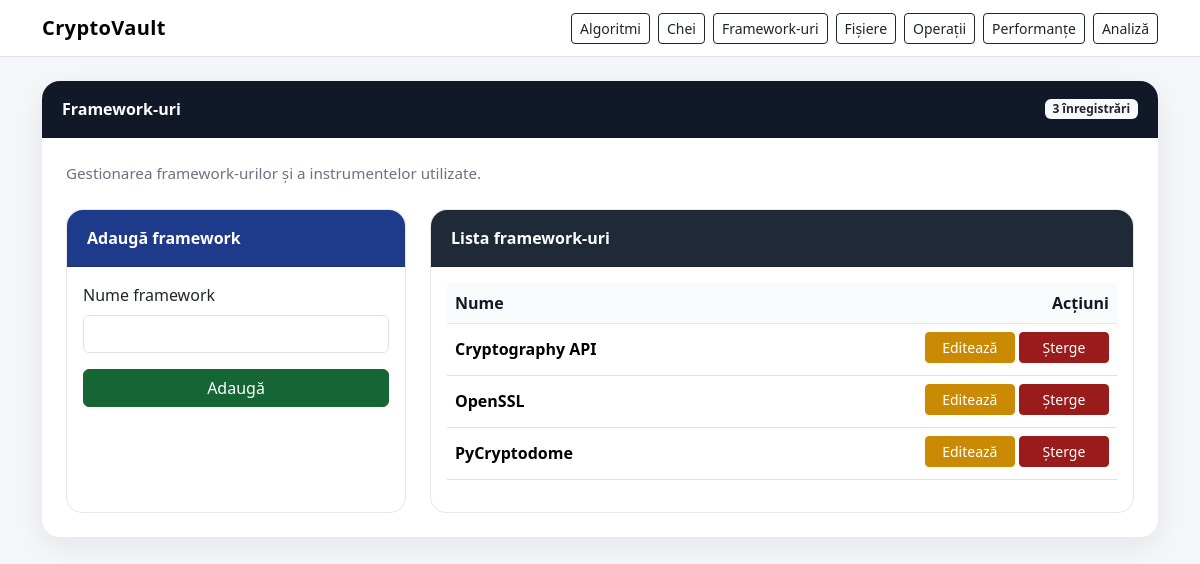
The app's page /frameworks with its own data.
### models.py (models this page shows)
class Framework(Base):
    __tablename__ = "frameworks"
    id = Column(Integer, primary_key=True, index=True)
    name = Column(String(100), nullable=False, unique=True)
    performances = relationship("Performance", back_populates="framework", cascade="all, delete-orphan")

### app_web.py (the view)
@app.route("/frameworks")
def show_frameworks():
    db = get_session()
    try:
        page = request.args.get("page", 1, type=int)
        per_page = request.args.get("per_page", 10, type=int)
        edit_framework_id = request.args.get("edit_framework", type=int)
        frameworks, pagination = crud.get_frameworks_paginated(db, page, per_page)
        edit_framework = crud.get_framework(db, edit_framework_id) if edit_framework_id else None
        return render_template(
            "frameworks.html",
            frameworks=frameworks,
            pagination=pagination,
            edit_framework=edit_framework,
        )
    finally:
        db.close()

### app_web.py (called while the page is built)
def get_session():
    return SessionLocal()

### crud.py (called while the page is built)
def paginate_query(query, page=1, per_page=10):
    total = query.count()
    pagination = Pagination(page, per_page, total)
    items = (
        query
        .limit(per_page)
        .offset((pagination.page - 1) * per_page)
        .all()
    )
    return items, pagination

def get_frameworks_paginated(db, page=1, per_page=10):
    query = db.query(models.Framework).order_by(models.Framework.name.asc())
    return paginate_query(query, page, per_page)

### database.py (called while the page is built)
@event.listens_for(engine, "connect")
def enable_sqlite_foreign_keys(dbapi_connection, connection_record):
    cursor = dbapi_connection.cursor()
    cursor.execute("PRAGMA foreign_keys=ON")
    cursor.close()

### templates/frameworks.html (shortened to what this page needs)
{% extends "base.html" %}
{% block content %}
<div class="card section-card">
    <div class="card-header">
        <div class="d-flex justify-content-between align-items-center flex-wrap gap-2">
            <span>Framework-uri</span>
            <span class="badge bg-light text-dark">{{ pagination.total }} înregistrări</span>
        </div>
    </div>
    <div class="card-body p-4">
        <p class="section-subtitle mb-4">
            Gestionarea framework-urilor și a instrumentelor utilizate.
        </p>
        <div class="row g-4">
            <div class="col-lg-4">
                <div class="card form-card h-100">
                    <div class="card-header">
                        {{ "Editează framework" if edit_framework else "Adaugă framework" }}
                    </div>
                    <div class="card-body">
                        <form action="{{ url_for('save_framework') }}" method="post">
                            <div class="mb-3">
                                <label class="form-label">Nume framework</label>
                                <input type="text" name="name" class="form-control"
                                       value="{{ edit_framework.name if edit_framework else '' }}" required>
                            </div>
                            <button type="submit" class="btn btn-success w-100">
                                {{ "Actualizează" if edit_framework else "Adaugă" }}
                            </button>
                        </form>
                    </div>
                </div>
            </div>
            <div class="col-lg-8">
                <div class="card table-card h-100">
                    <div class="card-header">Lista framework-uri</div>
                    <div class="card-body">
                        <div class="table-responsive">
                            <table class="table table-hover align-middle">
                                <thead>
                                    <tr>
                                        <th>Nume</th>
                                        <th class="text-end">Acțiuni</th>
                                    </tr>
                                </thead>
                                <tbody>
                                {% for framework in frameworks %}
                                    <tr>
                                        <td>
                                            <strong>{{ framework.name }}</strong>
                                        </td>
                                        <td class="text-end">
                                            <a href="{{ url_for('show_frameworks', edit_framework=framework.id) }}"
                                               class="btn btn-warning btn-sm btn-action">
                                                Editează
                                            </a>
                                            <a href="{{ url_for('delete_framework', framework_id=framework.id) }}"
                                               class="btn btn-danger btn-sm btn-action"
                                               onclick="return confirm('Sigur vrei să ștergi acest framework? Vor fi șterse și performanțele asociate.')">
                                                Șterge
                                            </a>
                                        </td>
                                    </tr>
                                {% else %}
                                    <tr>
                                        <td colspan="2" class="text-center text-muted py-4">
                                            Nu există framework-uri în baza de date.
                                        </td>
                                    </tr>
                                {% endfor %}
                                </tbody>
                            </table>
                        </div>
                    </div>
                </div>
            </div>
        </div>
    </div>
</div>
{% endblock %}

### static/css/style.css (style rules this page uses)
body { background-color: #f4f6f9; color: #1f2937; }
.section-card { border: none; border-radius: 18px; box-shadow: 0 10px 28px rgba(15, 23, 42, 0.07); margin-bottom: 2rem; }
.section-card .card-header { background-color: #111827; color: white; border-top-left-radius: 18px; border-top-right-radius: 18px; padding: 1rem 1.25rem; font-weight: 600; }
.form-card { border: 1px solid #e5e7eb; border-radius: 16px; }
.form-card .card-header { background-color: #1e3a8a; color: white; border-top-left-radius: 16px; border-top-right-radius: 16px; font-weight: 600; }
.table-card { border: 1px solid #e5e7eb; border-radius: 16px; }
.table-card .card-header { background-color: #1f2937; color: white; border-top-left-radius: 16px; border-top-right-radius: 16px; font-weight: 600; }
.table thead th { background-color: #f9fafb; color: #111827; font-weight: 600; border-bottom: 1px solid #e5e7eb; }
.table td, .table th { vertical-align: middle; }
.btn-action { min-width: 90px; margin-bottom: 0.25rem; }
.btn-success { background-color: #166534; border-color: #166534; }
.btn-warning { background-color: #ca8a04; border-color: #ca8a04; color: white; }
.btn-danger { background-color: #991b1b; border-color: #991b1b; }
.section-subtitle { color: #6b7280; font-size: 0.95rem; margin-bottom: 0; }

### records on screen
Framework: name "Cryptography API"
Framework: name "OpenSSL"
Framework: name "PyCryptodome"

### other values on screen
{{ pagination.total }} "3"
{{ "Editează framework" if edit_framework else "Adaugă framework" }} "Adaugă framework"
{{ "Actualizează" if edit_framework else "Adaugă" }} "Adaugă"
